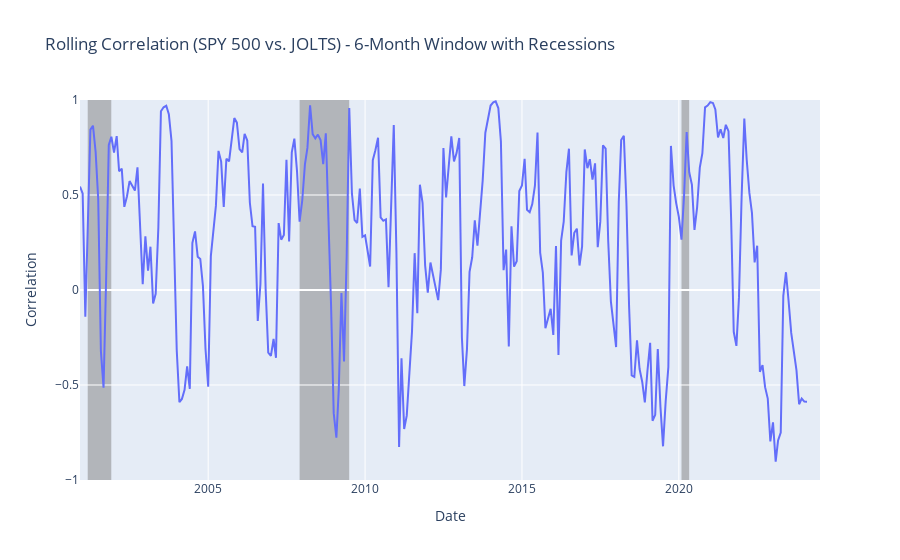

The cell this chart's notebook holds for it:
### Markdown cell above
##### Thoughts and Analysis:
1. **Fluctuating Correlation:** The correlation between SPY and JOLTS is not consistently positive or negative. It swings back and forth, which suggests that the relationship between stock prices and job openings is dynamic, depending on various factors such as the stage of the business cycle.

2. **Correlation Around Recessions:** During recessions (shaded areas), the correlation tends to drop or become more volatile. For example, in the 2007-2009 recession, the correlation dipped below zero.
Post-recession, the correlation appears to recover, moving toward a stronger positive correlation, possibly reflecting economic recoveries and companies resuming hiring.
Divergence in Recent Times:

3. **Around 2020, during the COVID-19-induced recession,** there is a significant drop in correlation. The sudden drop could reflect the drastic economic impacts of the pandemic, where the job market and stock prices reacted differently to the shock and recovery stimulus.


##### **Next Steps / Future Research:** 
 - I plan to conduct another analysis looking at Lag in JOLTS and SPY Prices. It would be interesting to investigate if there is a lag between the JOLTS data and SPY performance. Could changes in job openings take time to reflect in stock prices?
 - Also, perhaps a rolling correlation was not the right way to assess the relationship. Next, I plan to analyze the following:
    - Assess the percentage difference between the two overtime. The plan is go assess expansion periods when JOLTS expand further from SPY Prices and then the percentage difference starts to decrease with JOLTS coming down. 
    - Assess Moving averages of both to understand their relationships.

### Code cell
rolling_window = 6
merged_data['Correlation'] = merged_data['Price'].rolling(window=rolling_window).corr(merged_data['JTSJOL'])

oscillator_fig = go.Figure()
oscillator_fig.add_trace(go.Scatter(x=merged_data.index, y=merged_data['Correlation'], mode='lines', name='Rolling Correlation'))

for recession in recession_periods:
    oscillator_fig.add_shape(
        type='rect',
        xref='x',
        yref='paper',
        x0=recession['start'],
        x1=recession['end'],
        y0=0, y1=1,
        fillcolor='grey',
        opacity=0.5,
        layer='below',
        line_width=0
    )
oscillator_fig.update_layout(
    title=f'Rolling Correlation (SPY 500 vs. JOLTS) - {rolling_window}-Month Window with Recessions',
    xaxis_title='Date',
    yaxis_title='Correlation',
    yaxis=dict(range=[-1, 1]),  
    hovermode='x unified'
)
oscillator_fig.show()

### Figure 1 — Plotly figure (JSON) as saved in the notebook; plotly's stock layout.template omitted (floating-point values rounded to 4 significant figures; data arrays with more than 128 entries replaced by an {"elided": "..."} marker saying what was removed)
{"data": [{"mode": "lines", "name": "Rolling Correlation", "type": "scatter", "x": {"elided": "284 str values"}, "y": {"elided": "284 float values"}}], "layout": {"hovermode": "x unified", "shapes": [{"fillcolor": "grey", "layer": "below", "line": {"width": 0}, "opacity": 0.5, "type": "rect", "x0": "2001-03-01", "x1": "2001-11-30", "xref": "x", "y0": 0, "y1": 1, "yref": "paper"}, {"fillcolor": "grey", "layer": "below", "line": {"width": 0}, "opacity": 0.5, "type": "rect", "x0": "2007-12-01", "x1": "2009-06-30", "xref": "x", "y0": 0, "y1": 1, "yref": "paper"}, {"fillcolor": "grey", "layer": "below", "line": {"width": 0}, "opacity": 0.5, "type": "rect", "x0": "2020-02-01", "x1": "2020-04-30", "xref": "x", "y0": 0, "y1": 1, "yref": "paper"}], "title": {"text": "Rolling Correlation (SPY 500 vs. JOLTS) - 6-Month Window with Recessions"}, "xaxis": {"title": {"text": "Date"}}, "yaxis": {"range": [-1, 1], "title": {"text": "Correlation"}}}}
